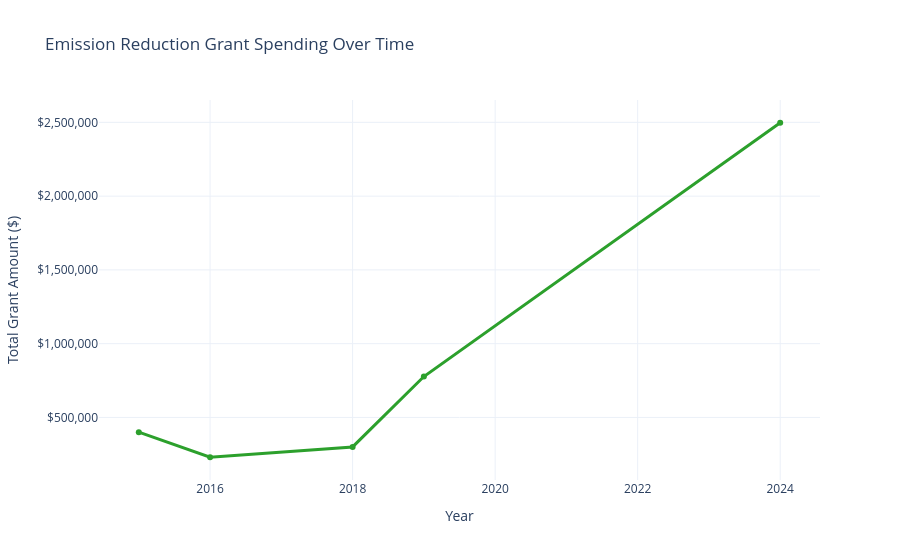

Write notebook code for a chart like this one.
### Code cell
# Filter for Emission Reduction only
emission_df = df[
    (df['Project Category 1'] == 'Emission Reduction') |
    (df['Project Category 2'] == 'Emission Reduction')
]

# Group by Year
emission_yearly = (
    emission_df.groupby('Year')['Grant Amount']
    .sum()
    .reset_index()
)

# Line chart over time
fig = px.line(
    emission_yearly,
    x='Year',
    y='Grant Amount',
    title='Emission Reduction Grant Spending Over Time',
    markers=True,
    template='plotly_white'
)
fig.update_traces(
    line_color="#2ca02c",
    line_width=3,
    hovertemplate="<b>Year:</b> %{x}<br><b>Spent:</b> $%{y:,.0f}<extra></extra>"
)
fig.update_layout(
    xaxis_title="Year",
    yaxis_title="Total Grant Amount ($)",
    yaxis_tickprefix="$",
    yaxis_tickformat=",",
    hovermode="x unified"
)
fig.show()

### Figure 1 — Plotly figure (JSON) as saved in the notebook; plotly's stock layout.template omitted (floating-point values rounded to 4 significant figures)
{"data": [{"hovertemplate": "<b>Year:</b> %{x}<br><b>Spent:</b> $%{y:,.0f}<extra></extra>", "legendgroup": "", "line": {"color": "#2ca02c", "dash": "solid", "width": 3}, "marker": {"symbol": "circle"}, "mode": "lines+markers", "name": "", "orientation": "v", "showlegend": false, "type": "scatter", "x": [2015, 2016, 2018, 2019, 2024], "xaxis": "x", "y": [400000, 230000, 300000, 777100, 2497450], "yaxis": "y"}], "layout": {"autosize": true, "hovermode": "x unified", "legend": {"tracegroupgap": 0}, "title": {"text": "Emission Reduction Grant Spending Over Time"}, "xaxis": {"anchor": "y", "autorange": true, "domain": [0, 1], "range": [2014.0, 2025.0], "title": {"text": "Year"}, "type": "linear"}, "yaxis": {"anchor": "x", "autorange": true, "domain": [0, 1], "range": [42880.0, 2685000.0], "tickformat": ",", "tickprefix": "$", "title": {"text": "Total Grant Amount ($)"}, "type": "linear"}}}
